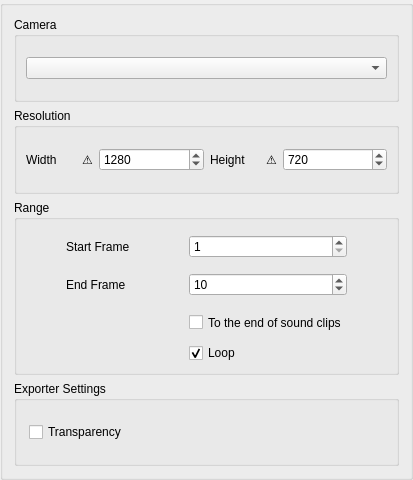
<?xml version="1.0" encoding="UTF-8"?>
<ui version="4.0">
 <class>ExportMovieOptions</class>
 <widget class="QGroupBox" name="ExportMovieOptions">
  <property name="geometry">
   <rect>
    <x>0</x>
    <y>0</y>
    <width>413</width>
    <height>480</height>
   </rect>
  </property>
  <property name="sizePolicy">
   <sizepolicy hsizetype="Preferred" vsizetype="Minimum">
    <horstretch>0</horstretch>
    <verstretch>0</verstretch>
   </sizepolicy>
  </property>
  <property name="minimumSize">
   <size>
    <width>315</width>
    <height>0</height>
   </size>
  </property>
  <layout class="QVBoxLayout" name="verticalLayout">
   <item>
    <widget class="QGroupBox" name="cameraGroupBox">
     <property name="title">
      <string>Camera</string>
     </property>
     <layout class="QHBoxLayout" name="horizontalLayout_3">
      <item>
       <widget class="QComboBox" name="cameraCombo"/>
      </item>
     </layout>
    </widget>
   </item>
   <item>
    <widget class="QGroupBox" name="resolutionGroupBox">
     <property name="title">
      <string>Resolution</string>
     </property>
     <layout class="QHBoxLayout" name="horizontalLayout" stretch="1,0,1,1,0,1">
      <item>
       <widget class="QLabel" name="label">
        <property name="sizePolicy">
         <sizepolicy hsizetype="Fixed" vsizetype="Fixed">
          <horstretch>0</horstretch>
          <verstretch>0</verstretch>
         </sizepolicy>
        </property>
        <property name="minimumSize">
         <size>
          <width>50</width>
          <height>35</height>
         </size>
        </property>
        <property name="text">
         <string>Width</string>
        </property>
       </widget>
      </item>
      <item>
       <widget class="QLabel" name="unevenWidthLabel">
        <property name="toolTip">
         <string>The MP4 format does not support odd width. Please specify an even width or use a different file format.</string>
        </property>
        <property name="text">
         <string notr="true">⚠</string>
        </property>
       </widget>
      </item>
      <item>
       <widget class="QSpinBox" name="widthSpinBox">
        <property name="maximum">
         <number>9999</number>
        </property>
        <property name="value">
         <number>1280</number>
        </property>
       </widget>
      </item>
      <item>
       <widget class="QLabel" name="label_2">
        <property name="sizePolicy">
         <sizepolicy hsizetype="Fixed" vsizetype="Fixed">
          <horstretch>0</horstretch>
          <verstretch>0</verstretch>
         </sizepolicy>
        </property>
        <property name="minimumSize">
         <size>
          <width>50</width>
          <height>35</height>
         </size>
        </property>
        <property name="text">
         <string>Height</string>
        </property>
       </widget>
      </item>
      <item>
       <widget class="QLabel" name="unevenHeightLabel">
        <property name="toolTip">
         <string>The MP4 format does not support odd height. Please specify an even height or use a different file format.</string>
        </property>
        <property name="text">
         <string notr="true">⚠</string>
        </property>
       </widget>
      </item>
      <item>
       <widget class="QSpinBox" name="heightSpinBox">
        <property name="maximum">
         <number>9999</number>
        </property>
        <property name="value">
         <number>720</number>
        </property>
       </widget>
      </item>
     </layout>
    </widget>
   </item>
   <item>
    <widget class="QGroupBox" name="frameRangeGroupBox">
     <property name="title">
      <string>Range</string>
     </property>
     <layout class="QGridLayout" name="gridLayout_2">
      <property name="leftMargin">
       <number>9</number>
      </property>
      <property name="topMargin">
       <number>9</number>
      </property>
      <property name="rightMargin">
       <number>9</number>
      </property>
      <property name="bottomMargin">
       <number>9</number>
      </property>
      <property name="spacing">
       <number>3</number>
      </property>
      <item row="0" column="2">
       <widget class="QSpinBox" name="startSpinBox">
        <property name="minimum">
         <number>1</number>
        </property>
        <property name="maximum">
         <number>99999</number>
        </property>
        <property name="value">
         <number>1</number>
        </property>
       </widget>
      </item>
      <item row="1" column="1">
       <widget class="QLabel" name="endLabel">
        <property name="sizePolicy">
         <sizepolicy hsizetype="Fixed" vsizetype="Fixed">
          <horstretch>0</horstretch>
          <verstretch>0</verstretch>
         </sizepolicy>
        </property>
        <property name="minimumSize">
         <size>
          <width>80</width>
          <height>35</height>
         </size>
        </property>
        <property name="toolTip">
         <string>The last frame you want to include in the exported movie</string>
        </property>
        <property name="text">
         <string>End Frame</string>
        </property>
       </widget>
      </item>
      <item row="0" column="1">
       <widget class="QLabel" name="startLabel">
        <property name="sizePolicy">
         <sizepolicy hsizetype="Fixed" vsizetype="Fixed">
          <horstretch>0</horstretch>
          <verstretch>0</verstretch>
         </sizepolicy>
        </property>
        <property name="minimumSize">
         <size>
          <width>80</width>
          <height>35</height>
         </size>
        </property>
        <property name="toolTip">
         <string>The first frame you want to include in the exported movie</string>
        </property>
        <property name="text">
         <string>Start Frame</string>
        </property>
       </widget>
      </item>
      <item row="2" column="2">
       <widget class="QCheckBox" name="frameCheckBox">
        <property name="sizePolicy">
         <sizepolicy hsizetype="Fixed" vsizetype="Fixed">
          <horstretch>0</horstretch>
          <verstretch>0</verstretch>
         </sizepolicy>
        </property>
        <property name="minimumSize">
         <size>
          <width>50</width>
          <height>35</height>
         </size>
        </property>
        <property name="baseSize">
         <size>
          <width>0</width>
          <height>0</height>
         </size>
        </property>
        <property name="toolTip">
         <string>&lt;html&gt;&lt;head/&gt;&lt;body&gt;&lt;p&gt;End frame is set to last Drawing (Useful when you only want to export to the last animated frame)&lt;/p&gt;&lt;/body&gt;&lt;/html&gt;</string>
        </property>
        <property name="whatsThis">
         <string/>
        </property>
        <property name="text">
         <string>To the end of sound clips</string>
        </property>
       </widget>
      </item>
      <item row="1" column="2">
       <widget class="QSpinBox" name="endSpinBox">
        <property name="minimum">
         <number>1</number>
        </property>
        <property name="maximum">
         <number>999999</number>
        </property>
        <property name="value">
         <number>10</number>
        </property>
       </widget>
      </item>
      <item row="3" column="2">
       <widget class="QCheckBox" name="loopCheckBox">
        <property name="enabled">
         <bool>true</bool>
        </property>
        <property name="toolTip">
         <string>GIF and APNG only</string>
        </property>
        <property name="text">
         <string>Loop</string>
        </property>
        <property name="checked">
         <bool>true</bool>
        </property>
       </widget>
      </item>
     </layout>
    </widget>
   </item>
   <item>
    <widget class="QGroupBox" name="exporterGroupBox">
     <property name="title">
      <string>Exporter Settings</string>
     </property>
     <layout class="QVBoxLayout" name="verticalLayout_3">
      <property name="leftMargin">
       <number>12</number>
      </property>
      <property name="topMargin">
       <number>12</number>
      </property>
      <property name="rightMargin">
       <number>12</number>
      </property>
      <property name="bottomMargin">
       <number>12</number>
      </property>
      <item>
       <widget class="QCheckBox" name="transparencyCheckBox">
        <property name="toolTip">
         <string>WebM and APNG only</string>
        </property>
        <property name="text">
         <string>Transparency</string>
        </property>
       </widget>
      </item>
     </layout>
    </widget>
   </item>
  </layout>
 </widget>
 <tabstops>
  <tabstop>cameraCombo</tabstop>
  <tabstop>widthSpinBox</tabstop>
  <tabstop>heightSpinBox</tabstop>
  <tabstop>startSpinBox</tabstop>
  <tabstop>endSpinBox</tabstop>
  <tabstop>frameCheckBox</tabstop>
  <tabstop>loopCheckBox</tabstop>
  <tabstop>transparencyCheckBox</tabstop>
 </tabstops>
 <resources/>
 <connections/>
</ui>
